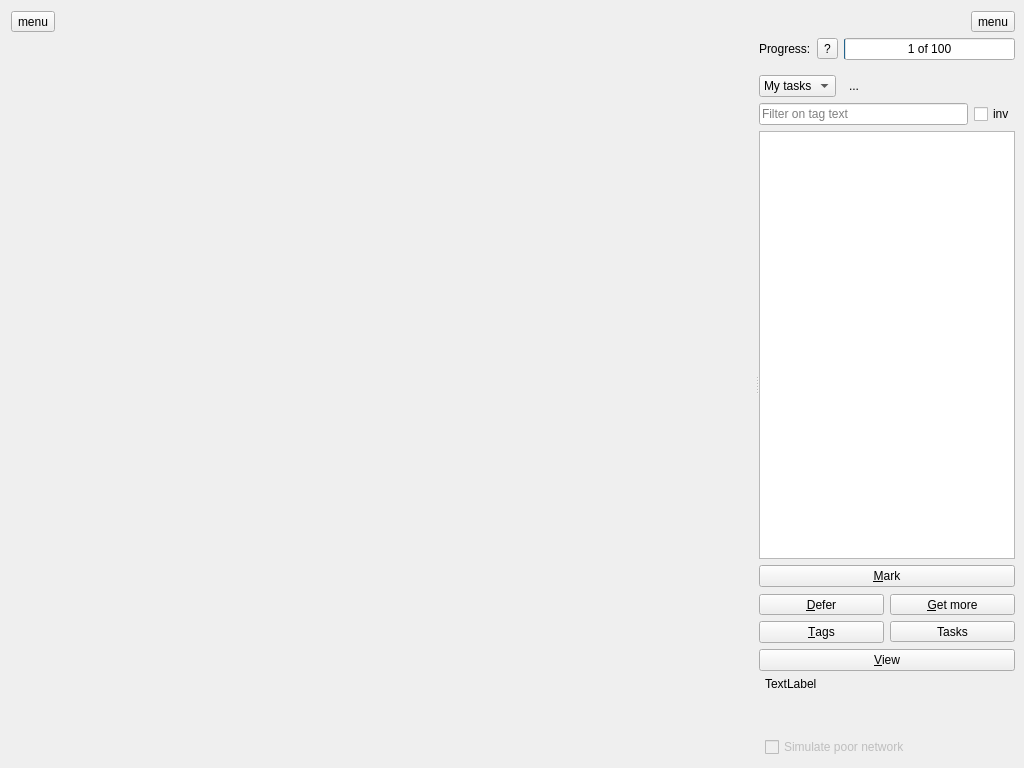
<?xml version="1.0" encoding="UTF-8"?>
<ui version="4.0">
 <author>
  Copyright (C) 2018-2026 The Plom Project Developers
  SPDX-License-Identifier: AGPL-3.0-or-later
 </author>
 <class>MarkerWindow</class>
 <widget class="QWidget" name="MarkerWindow">
  <property name="windowModality">
   <enum>Qt::WindowModality::WindowModal</enum>
  </property>
  <property name="geometry">
   <rect>
    <x>0</x>
    <y>0</y>
    <width>1024</width>
    <height>768</height>
   </rect>
  </property>
  <property name="windowTitle">
   <string>Mark papers</string>
  </property>
  <layout class="QHBoxLayout" name="horizontalLayout">
   <property name="rightMargin">
    <number>0</number>
   </property>
   <item>
    <widget class="QFrame" name="viewModeFrame">
     <layout class="QVBoxLayout" name="verticalLayout_6">
      <property name="leftMargin">
       <number>0</number>
      </property>
      <property name="topMargin">
       <number>0</number>
      </property>
      <property name="rightMargin">
       <number>0</number>
      </property>
      <property name="bottomMargin">
       <number>0</number>
      </property>
      <item>
       <widget class="QToolButton" name="viewModeMenuButton">
        <property name="text">
         <string>menu</string>
        </property>
       </widget>
      </item>
      <item>
       <spacer name="verticalSpacer">
        <property name="orientation">
         <enum>Qt::Orientation::Vertical</enum>
        </property>
        <property name="sizeHint" stdset="0">
         <size>
          <width>20</width>
          <height>40</height>
         </size>
        </property>
       </spacer>
      </item>
     </layout>
    </widget>
   </item>
   <item>
    <widget class="QSplitter" name="splitter">
     <property name="orientation">
      <enum>Qt::Orientation::Horizontal</enum>
     </property>
     <property name="childrenCollapsible">
      <bool>false</bool>
     </property>
     <widget class="QFrame" name="paperBox">
      <property name="sizePolicy">
       <sizepolicy hsizetype="Expanding" vsizetype="Expanding">
        <horstretch>20</horstretch>
        <verstretch>0</verstretch>
       </sizepolicy>
      </property>
      <layout class="QVBoxLayout" name="paperBoxLayout">
       <property name="leftMargin">
        <number>0</number>
       </property>
       <property name="topMargin">
        <number>0</number>
       </property>
       <property name="rightMargin">
        <number>0</number>
       </property>
       <property name="bottomMargin">
        <number>0</number>
       </property>
      </layout>
     </widget>
     <widget class="QFrame" name="taskFrame">
      <property name="frameShape">
       <enum>QFrame::Shape::NoFrame</enum>
      </property>
      <property name="frameShadow">
       <enum>QFrame::Shadow::Plain</enum>
      </property>
      <layout class="QVBoxLayout" name="verticalLayout">
       <property name="leftMargin">
        <number>0</number>
       </property>
       <property name="topMargin">
        <number>0</number>
       </property>
       <property name="rightMargin">
        <number>9</number>
       </property>
       <property name="bottomMargin">
        <number>0</number>
       </property>
       <item>
        <widget class="QFrame" name="frame_2">
         <layout class="QHBoxLayout" name="horizontalLayout_4">
          <property name="leftMargin">
           <number>0</number>
          </property>
          <property name="topMargin">
           <number>0</number>
          </property>
          <property name="rightMargin">
           <number>0</number>
          </property>
          <property name="bottomMargin">
           <number>0</number>
          </property>
          <item>
           <widget class="QLabel" name="labelTasks">
            <property name="text">
             <string notr="true">&lt;Tasks&gt;</string>
            </property>
           </widget>
          </item>
          <item>
           <spacer name="horizontalSpacer_3">
            <property name="orientation">
             <enum>Qt::Orientation::Horizontal</enum>
            </property>
            <property name="sizeHint" stdset="0">
             <size>
              <width>0</width>
              <height>20</height>
             </size>
            </property>
           </spacer>
          </item>
          <item>
           <widget class="QToolButton" name="hamMenuButton">
            <property name="text">
             <string>menu</string>
            </property>
           </widget>
          </item>
         </layout>
        </widget>
       </item>
       <item>
        <widget class="QFrame" name="frameProgress">
         <layout class="QHBoxLayout" name="layoutProgress">
          <property name="leftMargin">
           <number>0</number>
          </property>
          <property name="topMargin">
           <number>0</number>
          </property>
          <property name="rightMargin">
           <number>0</number>
          </property>
          <item>
           <widget class="QLabel" name="labelProgress">
            <property name="text">
             <string>Progress:</string>
            </property>
           </widget>
          </item>
          <item>
           <widget class="QToolButton" name="explainQuotaButton">
            <property name="text">
             <string>?</string>
            </property>
           </widget>
          </item>
          <item>
           <widget class="QProgressBar" name="mProgressBar">
            <property name="value">
             <number>1</number>
            </property>
            <property name="format">
             <string>%v of %m</string>
            </property>
           </widget>
          </item>
         </layout>
        </widget>
       </item>
       <item>
        <widget class="QFrame" name="tableBox">
         <property name="sizePolicy">
          <sizepolicy hsizetype="Preferred" vsizetype="Expanding">
           <horstretch>0</horstretch>
           <verstretch>1</verstretch>
          </sizepolicy>
         </property>
         <layout class="QVBoxLayout" name="verticalLayout_2">
          <property name="leftMargin">
           <number>0</number>
          </property>
          <property name="topMargin">
           <number>0</number>
          </property>
          <property name="rightMargin">
           <number>0</number>
          </property>
          <property name="bottomMargin">
           <number>0</number>
          </property>
          <item>
           <widget class="QFrame" name="frameFilter">
            <layout class="QHBoxLayout" name="horizontalLayout_2">
             <property name="leftMargin">
              <number>0</number>
             </property>
             <property name="topMargin">
              <number>0</number>
             </property>
             <property name="rightMargin">
              <number>0</number>
             </property>
             <property name="bottomMargin">
              <number>0</number>
             </property>
             <item>
              <widget class="QComboBox" name="tasksComboBox">
               <item>
                <property name="text">
                 <string>My tasks</string>
                </property>
               </item>
               <item>
                <property name="text">
                 <string>All tasks</string>
                </property>
               </item>
              </widget>
             </item>
             <item>
              <widget class="QToolButton" name="refreshTaskListButton">
               <property name="text">
                <string>...</string>
               </property>
               <property name="autoRaise">
                <bool>true</bool>
               </property>
              </widget>
             </item>
             <item>
              <spacer name="horizontalSpacer_2">
               <property name="orientation">
                <enum>Qt::Orientation::Horizontal</enum>
               </property>
               <property name="sizeType">
                <enum>QSizePolicy::Policy::MinimumExpanding</enum>
               </property>
               <property name="sizeHint" stdset="0">
                <size>
                 <width>8</width>
                 <height>8</height>
                </size>
               </property>
              </spacer>
             </item>
            </layout>
           </widget>
          </item>
          <item>
           <widget class="QFrame" name="frameFilter2">
            <layout class="QHBoxLayout" name="horizontalLayout_3">
             <property name="leftMargin">
              <number>0</number>
             </property>
             <property name="topMargin">
              <number>0</number>
             </property>
             <property name="rightMargin">
              <number>0</number>
             </property>
             <property name="bottomMargin">
              <number>0</number>
             </property>
             <item>
              <widget class="QLineEdit" name="filterLE">
               <property name="sizePolicy">
                <sizepolicy hsizetype="MinimumExpanding" vsizetype="Fixed">
                 <horstretch>0</horstretch>
                 <verstretch>0</verstretch>
                </sizepolicy>
               </property>
               <property name="minimumSize">
                <size>
                 <width>64</width>
                 <height>0</height>
                </size>
               </property>
               <property name="focusPolicy">
                <enum>Qt::FocusPolicy::StrongFocus</enum>
               </property>
               <property name="maxLength">
                <number>256</number>
               </property>
               <property name="placeholderText">
                <string>Filter on tag text</string>
               </property>
               <property name="clearButtonEnabled">
                <bool>true</bool>
               </property>
              </widget>
             </item>
             <item>
              <widget class="QCheckBox" name="filterInvCB">
               <property name="toolTip">
                <string>Invert filter</string>
               </property>
               <property name="text">
                <string>inv</string>
               </property>
              </widget>
             </item>
            </layout>
           </widget>
          </item>
          <item>
           <widget class="TaskTableView" name="tableView">
            <property name="editTriggers">
             <set>QAbstractItemView::EditTrigger::NoEditTriggers</set>
            </property>
            <property name="selectionMode">
             <enum>QAbstractItemView::SelectionMode::SingleSelection</enum>
            </property>
            <property name="selectionBehavior">
             <enum>QAbstractItemView::SelectionBehavior::SelectRows</enum>
            </property>
            <property name="gridStyle">
             <enum>Qt::PenStyle::DotLine</enum>
            </property>
            <attribute name="verticalHeaderVisible">
             <bool>false</bool>
            </attribute>
           </widget>
          </item>
          <item>
           <widget class="QPushButton" name="annButton">
            <property name="focusPolicy">
             <enum>Qt::FocusPolicy::NoFocus</enum>
            </property>
            <property name="text">
             <string>&amp;Mark</string>
            </property>
            <property name="checkable">
             <bool>false</bool>
            </property>
           </widget>
          </item>
          <item>
           <widget class="QFrame" name="frame">
            <layout class="QGridLayout" name="gridLayout">
             <property name="leftMargin">
              <number>0</number>
             </property>
             <property name="topMargin">
              <number>1</number>
             </property>
             <property name="rightMargin">
              <number>0</number>
             </property>
             <property name="bottomMargin">
              <number>0</number>
             </property>
             <item row="2" column="0">
              <widget class="QToolButton" name="deferButton">
               <property name="sizePolicy">
                <sizepolicy hsizetype="Minimum" vsizetype="Fixed">
                 <horstretch>0</horstretch>
                 <verstretch>0</verstretch>
                </sizepolicy>
               </property>
               <property name="focusPolicy">
                <enum>Qt::FocusPolicy::NoFocus</enum>
               </property>
               <property name="text">
                <string>&amp;Defer</string>
               </property>
              </widget>
             </item>
             <item row="3" column="0">
              <widget class="QPushButton" name="tagButton">
               <property name="focusPolicy">
                <enum>Qt::FocusPolicy::NoFocus</enum>
               </property>
               <property name="text">
                <string>&amp;Tags</string>
               </property>
              </widget>
             </item>
             <item row="3" column="1">
              <widget class="QToolButton" name="task_overflow_button">
               <property name="sizePolicy">
                <sizepolicy hsizetype="Minimum" vsizetype="Fixed">
                 <horstretch>0</horstretch>
                 <verstretch>0</verstretch>
                </sizepolicy>
               </property>
               <property name="text">
                <string>Tasks</string>
               </property>
              </widget>
             </item>
             <item row="2" column="1">
              <widget class="QToolButton" name="getMoreButton">
               <property name="sizePolicy">
                <sizepolicy hsizetype="Minimum" vsizetype="Fixed">
                 <horstretch>0</horstretch>
                 <verstretch>0</verstretch>
                </sizepolicy>
               </property>
               <property name="focusPolicy">
                <enum>Qt::FocusPolicy::NoFocus</enum>
               </property>
               <property name="text">
                <string>&amp;Get more</string>
               </property>
              </widget>
             </item>
             <item row="6" column="0" colspan="2">
              <widget class="QPushButton" name="viewButton">
               <property name="text">
                <string>&amp;View</string>
               </property>
              </widget>
             </item>
            </layout>
           </widget>
          </item>
         </layout>
        </widget>
       </item>
       <item>
        <widget class="QFrame" name="frameTechnical">
         <layout class="QVBoxLayout" name="verticalLayout_3">
          <property name="leftMargin">
           <number>6</number>
          </property>
          <property name="topMargin">
           <number>0</number>
          </property>
          <property name="rightMargin">
           <number>0</number>
          </property>
          <property name="bottomMargin">
           <number>0</number>
          </property>
          <item>
           <widget class="QLabel" name="labelTech1">
            <property name="text">
             <string>TextLabel</string>
            </property>
            <property name="wordWrap">
             <bool>true</bool>
            </property>
           </widget>
          </item>
          <item>
           <widget class="QLabel" name="labelTech2">
            <property name="text">
             <string/>
            </property>
            <property name="wordWrap">
             <bool>true</bool>
            </property>
           </widget>
          </item>
          <item>
           <widget class="QLabel" name="labelTech3">
            <property name="text">
             <string/>
            </property>
            <property name="wordWrap">
             <bool>true</bool>
            </property>
           </widget>
          </item>
          <item>
           <widget class="QCheckBox" name="failmodeCB">
            <property name="enabled">
             <bool>false</bool>
            </property>
            <property name="text">
             <string>Simulate poor network</string>
            </property>
           </widget>
          </item>
         </layout>
        </widget>
       </item>
      </layout>
     </widget>
    </widget>
   </item>
  </layout>
 </widget>
 <customwidgets>
  <customwidget>
   <class>TaskTableView</class>
   <extends>QTableView</extends>
   <header location="global">plom/client/task_table_view.h</header>
  </customwidget>
 </customwidgets>
 <tabstops>
  <tabstop>tableView</tabstop>
 </tabstops>
 <resources/>
 <connections/>
</ui>
